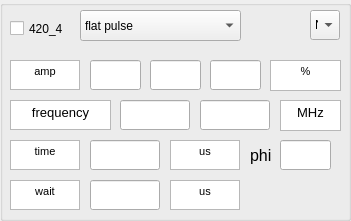
   <widget class="QGroupBox" name="groupBox_4">
    <property name="geometry">
     <rect>
      <x>50</x>
      <y>740</y>
      <width>351</width>
      <height>221</height>
     </rect>
    </property>
    <property name="title">
     <string/>
    </property>
    <widget class="QTextBrowser" name="textBrowser_33">
     <property name="geometry">
      <rect>
       <x>10</x>
       <y>60</y>
       <width>70</width>
       <height>30</height>
      </rect>
     </property>
     <property name="html">
      <string>&lt;!DOCTYPE HTML PUBLIC &quot;-//W3C//DTD HTML 4.0//EN&quot; &quot;http://www.w3.org/TR/REC-html40/strict.dtd&quot;&gt;
&lt;html&gt;&lt;head&gt;&lt;meta name=&quot;qrichtext&quot; content=&quot;1&quot; /&gt;&lt;style type=&quot;text/css&quot;&gt;
p, li { white-space: pre-wrap; }
&lt;/style&gt;&lt;/head&gt;&lt;body style=&quot; font-family:'MS Shell Dlg 2'; font-size:8.25pt; font-weight:400; font-style:normal;&quot;&gt;
&lt;p align=&quot;center&quot; style=&quot; margin-top:0px; margin-bottom:0px; margin-left:0px; margin-right:0px; -qt-block-indent:0; text-indent:0px;&quot;&gt;amp&lt;/p&gt;&lt;/body&gt;&lt;/html&gt;</string>
     </property>
     <property name="openExternalLinks">
      <bool>false</bool>
     </property>
    </widget>
    <widget class="QTextBrowser" name="textBrowser_34">
     <property name="geometry">
      <rect>
       <x>270</x>
       <y>60</y>
       <width>71</width>
       <height>31</height>
      </rect>
     </property>
     <property name="html">
      <string>&lt;!DOCTYPE HTML PUBLIC &quot;-//W3C//DTD HTML 4.0//EN&quot; &quot;http://www.w3.org/TR/REC-html40/strict.dtd&quot;&gt;
&lt;html&gt;&lt;head&gt;&lt;meta name=&quot;qrichtext&quot; content=&quot;1&quot; /&gt;&lt;style type=&quot;text/css&quot;&gt;
p, li { white-space: pre-wrap; }
&lt;/style&gt;&lt;/head&gt;&lt;body style=&quot; font-family:'MS Shell Dlg 2'; font-size:8.25pt; font-weight:400; font-style:normal;&quot;&gt;
&lt;p align=&quot;center&quot; style=&quot; margin-top:0px; margin-bottom:0px; margin-left:0px; margin-right:0px; -qt-block-indent:0; text-indent:0px;&quot;&gt;%&lt;/p&gt;&lt;/body&gt;&lt;/html&gt;</string>
     </property>
    </widget>
    <widget class="QTextBrowser" name="textBrowser_35">
     <property name="geometry">
      <rect>
       <x>10</x>
       <y>140</y>
       <width>70</width>
       <height>30</height>
      </rect>
     </property>
     <property name="sizePolicy">
      <sizepolicy hsizetype="Fixed" vsizetype="Fixed">
       <horstretch>0</horstretch>
       <verstretch>0</verstretch>
      </sizepolicy>
     </property>
     <property name="html">
      <string>&lt;!DOCTYPE HTML PUBLIC &quot;-//W3C//DTD HTML 4.0//EN&quot; &quot;http://www.w3.org/TR/REC-html40/strict.dtd&quot;&gt;
&lt;html&gt;&lt;head&gt;&lt;meta name=&quot;qrichtext&quot; content=&quot;1&quot; /&gt;&lt;style type=&quot;text/css&quot;&gt;
p, li { white-space: pre-wrap; }
&lt;/style&gt;&lt;/head&gt;&lt;body style=&quot; font-family:'MS Shell Dlg 2'; font-size:8.25pt; font-weight:400; font-style:normal;&quot;&gt;
&lt;p align=&quot;center&quot; style=&quot; margin-top:12px; margin-bottom:12px; margin-left:0px; margin-right:0px; -qt-block-indent:0; text-indent:0px;&quot;&gt;time&lt;/p&gt;&lt;/body&gt;&lt;/html&gt;</string>
     </property>
    </widget>
    <widget class="QTextBrowser" name="textBrowser_36">
     <property name="geometry">
      <rect>
       <x>10</x>
       <y>100</y>
       <width>101</width>
       <height>30</height>
      </rect>
     </property>
     <property name="html">
      <string>&lt;!DOCTYPE HTML PUBLIC &quot;-//W3C//DTD HTML 4.0//EN&quot; &quot;http://www.w3.org/TR/REC-html40/strict.dtd&quot;&gt;
&lt;html&gt;&lt;head&gt;&lt;meta name=&quot;qrichtext&quot; content=&quot;1&quot; /&gt;&lt;style type=&quot;text/css&quot;&gt;
p, li { white-space: pre-wrap; }
&lt;/style&gt;&lt;/head&gt;&lt;body style=&quot; font-family:'MS Shell Dlg 2'; font-size:8.25pt; font-weight:400; font-style:normal;&quot;&gt;
&lt;p align=&quot;center&quot; style=&quot; margin-top:0px; margin-bottom:0px; margin-left:0px; margin-right:0px; -qt-block-indent:0; text-indent:0px;&quot;&gt;&lt;span style=&quot; font-size:10pt;&quot;&gt;frequency&lt;/span&gt;&lt;/p&gt;&lt;/body&gt;&lt;/html&gt;</string>
     </property>
    </widget>
    <widget class="QLineEdit" name="start_frequency_420_4">
     <property name="geometry">
      <rect>
       <x>120</x>
       <y>100</y>
       <width>70</width>
       <height>30</height>
      </rect>
     </property>
    </widget>
    <widget class="QLineEdit" name="end_frequency_420_4">
     <property name="geometry">
      <rect>
       <x>200</x>
       <y>100</y>
       <width>70</width>
       <height>30</height>
      </rect>
     </property>
    </widget>
    <widget class="QTextBrowser" name="textBrowser_37">
     <property name="geometry">
      <rect>
       <x>280</x>
       <y>100</y>
       <width>61</width>
       <height>31</height>
      </rect>
     </property>
     <property name="html">
      <string>&lt;!DOCTYPE HTML PUBLIC &quot;-//W3C//DTD HTML 4.0//EN&quot; &quot;http://www.w3.org/TR/REC-html40/strict.dtd&quot;&gt;
&lt;html&gt;&lt;head&gt;&lt;meta name=&quot;qrichtext&quot; content=&quot;1&quot; /&gt;&lt;style type=&quot;text/css&quot;&gt;
p, li { white-space: pre-wrap; }
&lt;/style&gt;&lt;/head&gt;&lt;body style=&quot; font-family:'MS Shell Dlg 2'; font-size:8.25pt; font-weight:400; font-style:normal;&quot;&gt;
&lt;p align=&quot;center&quot; style=&quot; margin-top:0px; margin-bottom:0px; margin-left:0px; margin-right:0px; -qt-block-indent:0; text-indent:0px;&quot;&gt;&lt;span style=&quot; font-size:10pt;&quot;&gt;MHz&lt;/span&gt;&lt;/p&gt;&lt;/body&gt;&lt;/html&gt;</string>
     </property>
    </widget>
    <widget class="QLineEdit" name="time_420_4">
     <property name="geometry">
      <rect>
       <x>90</x>
       <y>140</y>
       <width>70</width>
       <height>30</height>
      </rect>
     </property>
    </widget>
    <widget class="QTextBrowser" name="textBrowser_38">
     <property name="geometry">
      <rect>
       <x>10</x>
       <y>180</y>
       <width>70</width>
       <height>30</height>
      </rect>
     </property>
     <property name="html">
      <string>&lt;!DOCTYPE HTML PUBLIC &quot;-//W3C//DTD HTML 4.0//EN&quot; &quot;http://www.w3.org/TR/REC-html40/strict.dtd&quot;&gt;
&lt;html&gt;&lt;head&gt;&lt;meta name=&quot;qrichtext&quot; content=&quot;1&quot; /&gt;&lt;style type=&quot;text/css&quot;&gt;
p, li { white-space: pre-wrap; }
&lt;/style&gt;&lt;/head&gt;&lt;body style=&quot; font-family:'MS Shell Dlg 2'; font-size:8.25pt; font-weight:400; font-style:normal;&quot;&gt;
&lt;p align=&quot;center&quot; style=&quot; margin-top:0px; margin-bottom:0px; margin-left:0px; margin-right:0px; -qt-block-indent:0; text-indent:0px;&quot;&gt;&lt;span style=&quot; font-size:8pt;&quot;&gt;wait&lt;/span&gt;&lt;/p&gt;&lt;/body&gt;&lt;/html&gt;</string>
     </property>
    </widget>
    <widget class="QLineEdit" name="wait_time_420_4">
     <property name="geometry">
      <rect>
       <x>90</x>
       <y>180</y>
       <width>70</width>
       <height>30</height>
      </rect>
     </property>
    </widget>
    <widget class="QTextBrowser" name="textBrowser_39">
     <property name="geometry">
      <rect>
       <x>170</x>
       <y>140</y>
       <width>70</width>
       <height>30</height>
      </rect>
     </property>
     <property name="html">
      <string>&lt;!DOCTYPE HTML PUBLIC &quot;-//W3C//DTD HTML 4.0//EN&quot; &quot;http://www.w3.org/TR/REC-html40/strict.dtd&quot;&gt;
&lt;html&gt;&lt;head&gt;&lt;meta name=&quot;qrichtext&quot; content=&quot;1&quot; /&gt;&lt;style type=&quot;text/css&quot;&gt;
p, li { white-space: pre-wrap; }
&lt;/style&gt;&lt;/head&gt;&lt;body style=&quot; font-family:'MS Shell Dlg 2'; font-size:8.25pt; font-weight:400; font-style:normal;&quot;&gt;
&lt;p align=&quot;center&quot; style=&quot; margin-top:0px; margin-bottom:0px; margin-left:0px; margin-right:0px; -qt-block-indent:0; text-indent:0px;&quot;&gt;us&lt;/p&gt;&lt;/body&gt;&lt;/html&gt;</string>
     </property>
    </widget>
    <widget class="QTextBrowser" name="textBrowser_40">
     <property name="geometry">
      <rect>
       <x>170</x>
       <y>180</y>
       <width>70</width>
       <height>30</height>
      </rect>
     </property>
     <property name="html">
      <string>&lt;!DOCTYPE HTML PUBLIC &quot;-//W3C//DTD HTML 4.0//EN&quot; &quot;http://www.w3.org/TR/REC-html40/strict.dtd&quot;&gt;
&lt;html&gt;&lt;head&gt;&lt;meta name=&quot;qrichtext&quot; content=&quot;1&quot; /&gt;&lt;style type=&quot;text/css&quot;&gt;
p, li { white-space: pre-wrap; }
&lt;/style&gt;&lt;/head&gt;&lt;body style=&quot; font-family:'MS Shell Dlg 2'; font-size:8.25pt; font-weight:400; font-style:normal;&quot;&gt;
&lt;p align=&quot;center&quot; style=&quot; margin-top:0px; margin-bottom:0px; margin-left:0px; margin-right:0px; -qt-block-indent:0; text-indent:0px;&quot;&gt;&lt;span style=&quot; font-size:8pt;&quot;&gt;us&lt;/span&gt;&lt;/p&gt;&lt;/body&gt;&lt;/html&gt;</string>
     </property>
    </widget>
    <widget class="QCheckBox" name="checkBox_420_4">
     <property name="geometry">
      <rect>
       <x>10</x>
       <y>20</y>
       <width>70</width>
       <height>17</height>
      </rect>
     </property>
     <property name="text">
      <string>420_4</string>
     </property>
    </widget>
    <widget class="QComboBox" name="waveform_420_4">
     <property name="geometry">
      <rect>
       <x>80</x>
       <y>10</y>
       <width>161</width>
       <height>31</height>
      </rect>
     </property>
     <item>
      <property name="text">
       <string>flat pulse</string>
      </property>
     </item>
     <item>
      <property name="text">
       <string>blackman pulse</string>
      </property>
     </item>
     <item>
      <property name="text">
       <string>ramp frequency</string>
      </property>
     </item>
     <item>
      <property name="text">
       <string>load from file</string>
      </property>
     </item>
    </widget>
    <widget class="QLineEdit" name="end_amp_420_4">
     <property name="geometry">
      <rect>
       <x>150</x>
       <y>60</y>
       <width>51</width>
       <height>30</height>
      </rect>
     </property>
    </widget>
    <widget class="QLineEdit" name="start_amp_420_4">
     <property name="geometry">
      <rect>
       <x>90</x>
       <y>60</y>
       <width>51</width>
       <height>30</height>
      </rect>
     </property>
    </widget>
    <widget class="QLineEdit" name="num_amp_420_4">
     <property name="geometry">
      <rect>
       <x>210</x>
       <y>60</y>
       <width>51</width>
       <height>30</height>
      </rect>
     </property>
    </widget>
    <widget class="QComboBox" name="Connected_420_4">
     <property name="geometry">
      <rect>
       <x>310</x>
       <y>10</y>
       <width>30</width>
       <height>30</height>
      </rect>
     </property>
     <item>
      <property name="text">
       <string>N</string>
      </property>
     </item>
     <item>
      <property name="text">
       <string>1</string>
      </property>
     </item>
     <item>
      <property name="text">
       <string>2</string>
      </property>
     </item>
     <item>
      <property name="text">
       <string>3</string>
      </property>
     </item>
     <item>
      <property name="text">
       <string>4</string>
      </property>
     </item>
     <item>
      <property name="text">
       <string>5</string>
      </property>
     </item>
     <item>
      <property name="text">
       <string>6</string>
      </property>
     </item>
    </widget>
    <widget class="QLabel" name="label_phi_420_4">
     <property name="geometry">
      <rect>
       <x>250</x>
       <y>140</y>
       <width>41</width>
       <height>31</height>
      </rect>
     </property>
     <property name="font">
      <font>
       <family>Arial</family>
       <pointsize>12</pointsize>
      </font>
     </property>
     <property name="text">
      <string>phi</string>
     </property>
    </widget>
    <widget class="QLineEdit" name="phi_420_4">
     <property name="geometry">
      <rect>
       <x>280</x>
       <y>140</y>
       <width>51</width>
       <height>30</height>
      </rect>
     </property>
    </widget>
   </widget>
